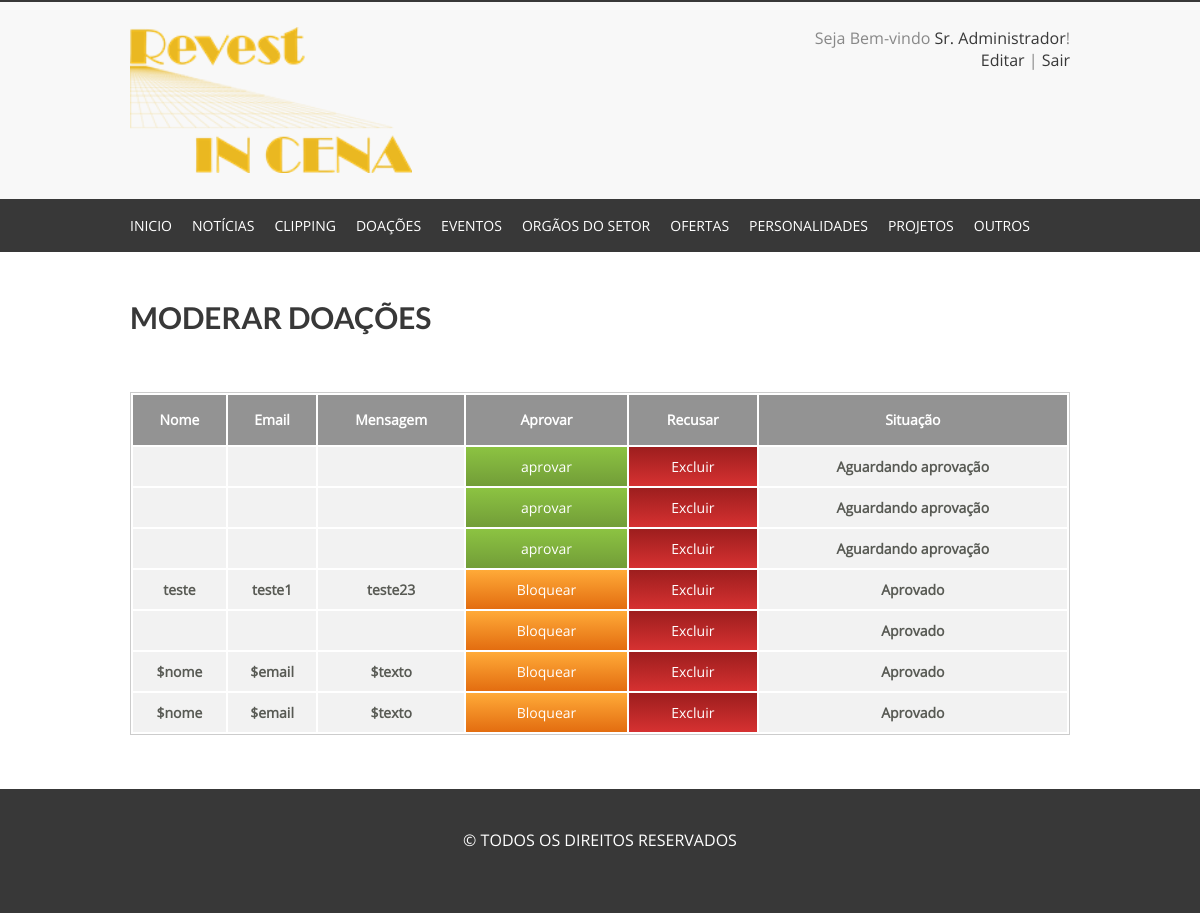
The app's page /cms/aprovar_doacao.php (signed in), older data.
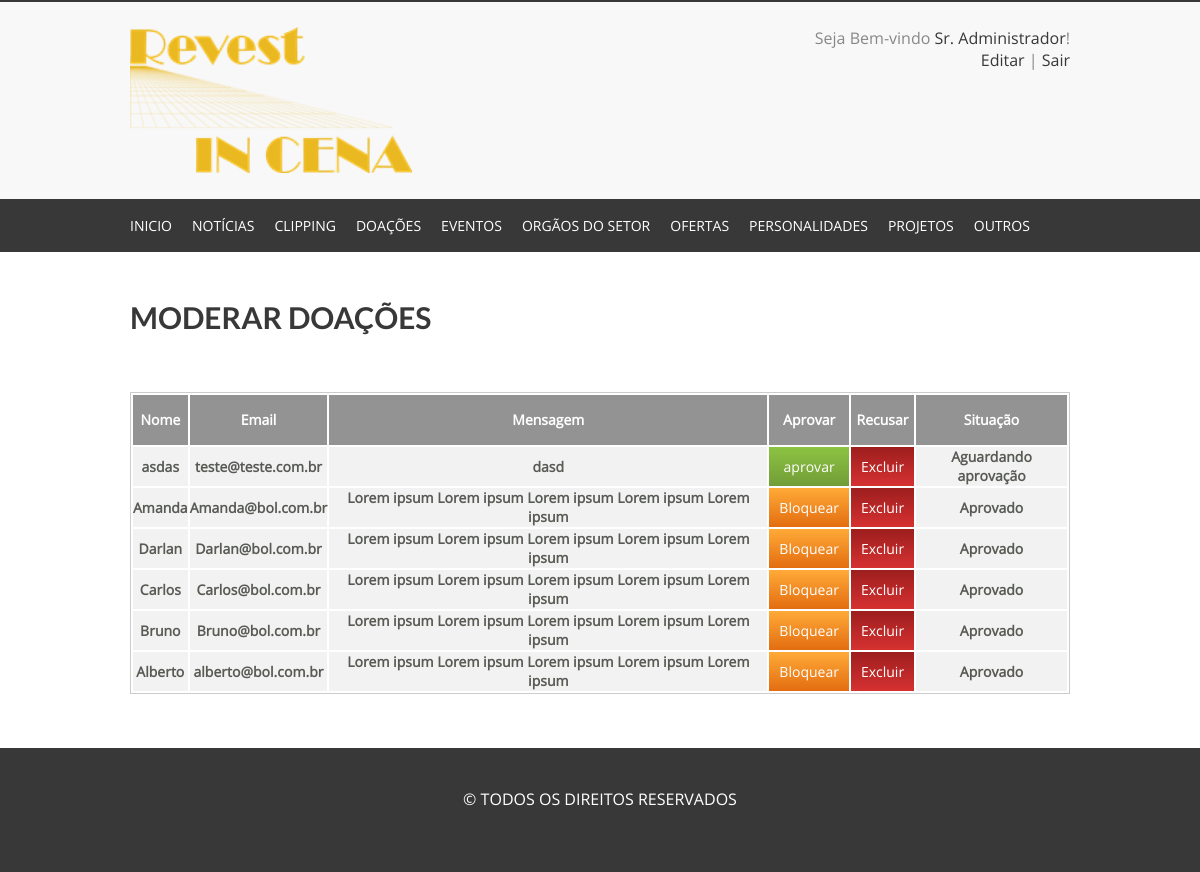
The same page, newer data.
### tables this page shows
CREATE TABLE IF NOT EXISTS `doacao` (
  `id_doacao` int(11) NOT NULL AUTO_INCREMENT,
  `nome` varchar(150) NOT NULL,
  `email` varchar(150) NOT NULL,
  `msg` text NOT NULL,
  `aprovado` int(10) NOT NULL,
  PRIMARY KEY (`id_doacao`)
);

### cms/aprovar_doacao.php (the view, shortened to what this page needs)
<!DOCTYPE html>
<html lang="pt-br">
	<head>
		<?php include_once('includes/head.php');?>
	</head>
	<body>
		<?php include_once('includes/topo.php');?>
<section class="Centro CentroConteudo">
	<br/>
	<h1 class="TituloPagina">Moderar Doações</h1>
	<div class="CadCat">
		<br/>
    <div class="moderacao">
        <table class="mod" border="0">
            <tbody>
                <tr class="tr1">
                    <td>Nome</td>
                    <td>Email</td>
                    <td>Mensagem </td>
                    <td>Aprovar</td>
                    <td>Recusar</td>
                    <td>Situação</td>
                </tr>
                <?php
                    $query = "SELECT * FROM doacao ORDER BY id_doacao DESC";
                    $executa = mysql_query($query);
                        while($dados = mysql_fetch_array($executa)){
                            $nome = $dados['nome'];
                            $email = $dados['email'];
                            $msg = $dados['msg'];
                            $aprovado = $dados['aprovado'];
                            $id = $dados['id_doacao'];
                ?>
                    <tr class="tr2" >
                        <td><?php echo $nome; ?></td>
                        <td><?php echo $email; ?></td>
                        <td><?php echo $msg; ?></td>
                        <td>
                           <?php if($aprovado == 2){  ?>
                                <input type="button" value="aprovar" class="aprovar" onclick="aprovar(<?php echo $id; ?>)">
                            <?php }else{ ?>
                            <input type="button" value="Bloquear" class="bloqueado" onclick="bloquear(<?php echo $id; ?>)">
                            <?php } ?>
                        </td>
                        <td>
                            <input type="button" value="Excluir" class="recusar" onclick="excluir(<?php echo $id; ?>)">
                        </td>
                        <td>
                           <?php if($aprovado == 2){  ?>
                               Aguardando aprovação
                            <?php }else{ ?>
                             Aprovado
                            <?php } ?>
                        </td>
                    </tr>
                <?php } ?>
            </tbody>
        </table>
    </div>
		<br/><br/>
	</div>
</section>
		<?php include_once('includes/footer.php');?>
	</body>
</html>

Row changes from the older to the newer data that the page shows:
removed doacao: aprovado "Aguardando aprovação"
removed doacao: aprovado "Aguardando aprovação"
removed doacao: aprovado "Aguardando aprovação"
removed doacao: nome "teste", email "teste1", msg "teste23", aprovado "Aprovado"
removed doacao: aprovado "Aprovado"
removed doacao: nome "$nome", email "$email", msg "$texto", aprovado "Aprovado"
removed doacao: nome "$nome", email "$email", msg "$texto", aprovado "Aprovado"
added doacao: nome "asdas", email "teste@teste.com.br", msg "dasd", aprovado "Aguardando aprovação"
added doacao: nome "Amanda", email "Amanda@bol.com.br", msg "Lorem ipsum Lorem ipsum Lorem ipsum Lorem ipsum Lorem ipsum", aprovado "Aprovado"
added doacao: nome "Darlan", email "Darlan@bol.com.br", msg "Lorem ipsum Lorem ipsum Lorem ipsum Lorem ipsum Lorem ipsum", aprovado "Aprovado"
added doacao: nome "Carlos", email "Carlos@bol.com.br", msg "Lorem ipsum Lorem ipsum Lorem ipsum Lorem ipsum Lorem ipsum", aprovado "Aprovado"
added doacao: nome "Bruno", email "Bruno@bol.com.br", msg "Lorem ipsum Lorem ipsum Lorem ipsum Lorem ipsum Lorem ipsum", aprovado "Aprovado"
added doacao: nome "Alberto", email "alberto@bol.com.br", msg "Lorem ipsum Lorem ipsum Lorem ipsum Lorem ipsum Lorem ipsum", aprovado "Aprovado"
